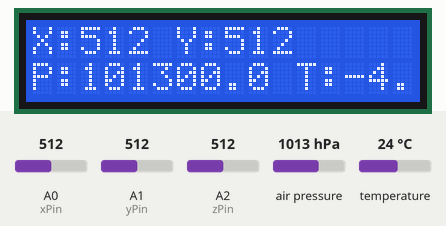
A sketch run on a simulated Arduino Uno, built with avr-gcc and run on an emulated ATmega328P. On the bench: 16×2 character LCD. The test bench sets the inputs (shaded band); at power-on: air pressure 1013 hPa, A0 (xPin) = 512, A1 (yPin) = 512, temperature 24 °C, A2 (zPin) = 512. What the sketch prints to the serial monitor is not drawn.

Above: at 3.2 s.
3.3 s: air pressure set to 952 hPa
At 5.2 s:
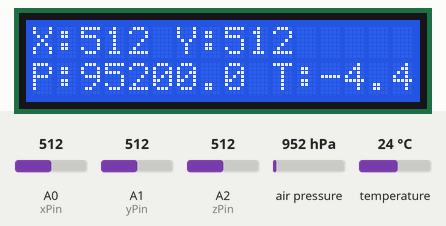
5.5 s: A0 (xPin) set to 716
At 6.4 s:
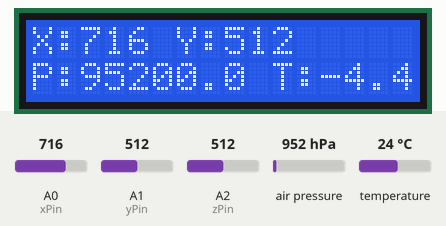
7.6 s: A1 (yPin) set to 716
At 8.6 s:
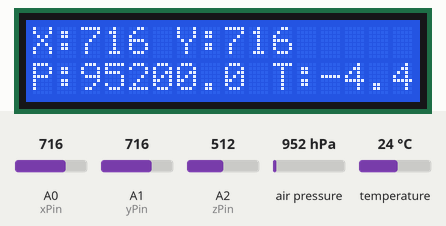
9.6 s: temperature set to 12 °C
At 10.8 s:
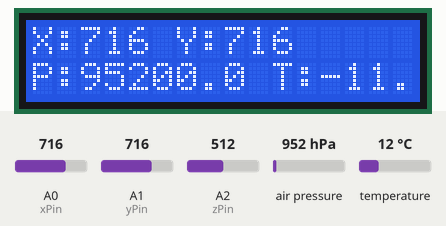
11.6 s: A0 (xPin) set to 992
At 13.0 s:
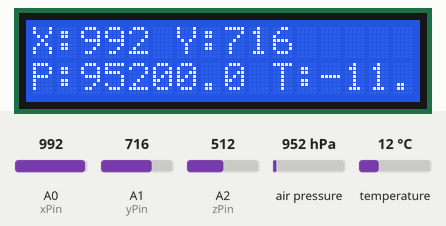
13.6 s: A1 (yPin) set to 992
At 15.2 s:
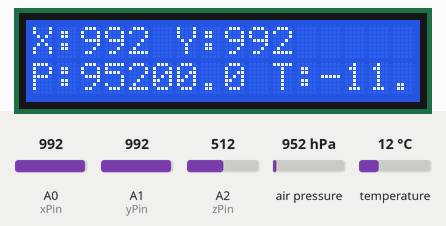
Timing chart, 0 to 16.6 s (numbered marks = the images above; inputs shaded):
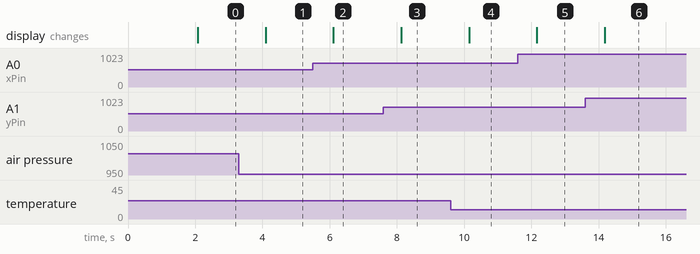

The sketch:

arduino.ino
```cpp
#include <Wire.h>
#include <Adafruit_MPL3115A2.h>
#include <LiquidCrystal.h> // LCD kütüphanesi

// MMA7361L pinleri
const int xPin = A0; // X ekseni
const int yPin = A1; // Y ekseni
const int zPin = A2; // Z ekseni

// MPL3115A2 sensörü
Adafruit_MPL3115A2 mpl = Adafruit_MPL3115A2();

// LCD pin tanımları
LiquidCrystal lcd(8, 9, 4, 5, 6, 7);

void setup() {
  Serial.begin(9600); // NodeMCU ile iletişim için seri port
  Wire.begin();

  // MPL3115A2 başlatma
  if (!mpl.begin()) {
    Serial.println("MPL3115A2 sensörü bulunamadı!");
    while (1); // Sonsuz döngü
  }

  // LCD başlatma
  lcd.begin(16, 2); // 16x2 LCD
  lcd.print("Veriler Hazir...");
  delay(2000);
  lcd.clear();
}

void loop() {
  // MMA7361L verilerini oku
  int xValue = analogRead(xPin);
  int yValue = analogRead(yPin);
  int zValue = analogRead(zPin);

  // MPL3115A2 verilerini oku
  float pressure = mpl.getPressure();  // Basınç (Pa)
  float temperatureF = mpl.getTemperature(); // Sıcaklık (Fahrenheit olarak okunduğunu varsayıyoruz)
  float temperatureC = (temperatureF - 32) * 5.0 / 9.0; // Sıcaklık (Celsius)

  // NodeMCU'ya verileri gönder
  Serial.print("MMA7361L:");
  Serial.print(xValue);
  Serial.print(",");
  Serial.print(yValue);
  Serial.print(",");
  Serial.print(zValue);
  Serial.print("|MPL3115A2:");
  Serial.print(pressure);
  Serial.print(",");
  Serial.print(temperatureC); // Celsius olarak gönder
  Serial.println();

  // LCD'de göster
  lcd.setCursor(0, 0); // İlk satıra yaz
  lcd.print("X:");
  lcd.print(xValue);
  lcd.print(" Y:");
  lcd.print(yValue);

  lcd.setCursor(0, 1); // İkinci satıra yaz
  lcd.print("P:");
  lcd.print(pressure, 1); // Basınç (Pa)
  lcd.print(" T:");
  lcd.print(temperatureC, 1); // Sıcaklık (Celsius)

  delay(1000); // 1 saniye bekle
}
```

Measured:
- after the input at 3.3 s, the display: changes after 0.79 s (image 1)
- after the input at 5.5 s, the display: changes after 0.61 s (image 2)
- after the input at 7.6 s, the display: changes after 0.53 s (image 3)
- after the input at 9.6 s, the display: changes after 0.55 s (image 4)
- after the input at 11.6 s, the display: changes after 0.57 s (image 5)
- after the input at 13.6 s, the display: changes after 0.58 s (image 6)
